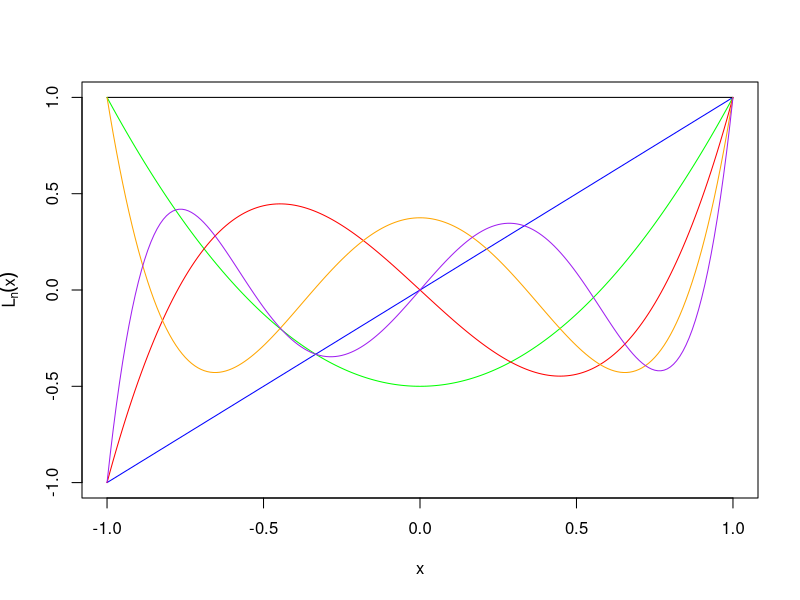
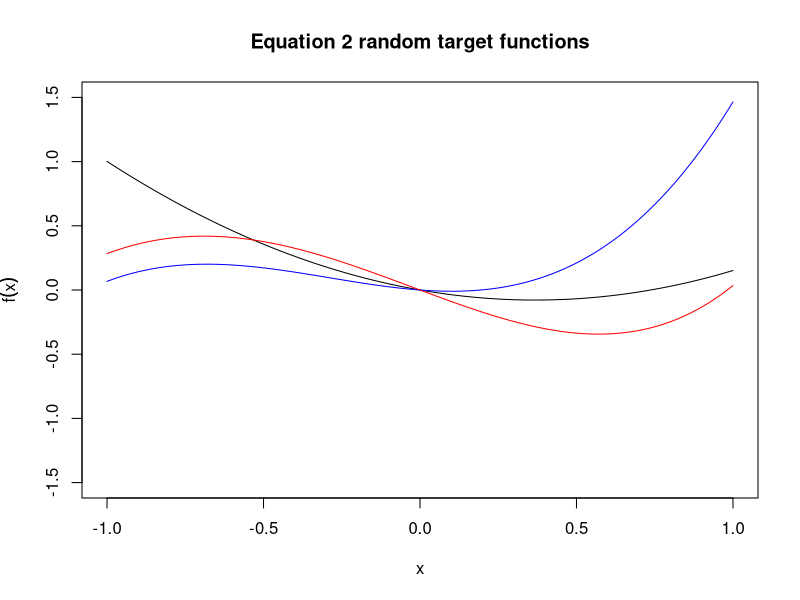
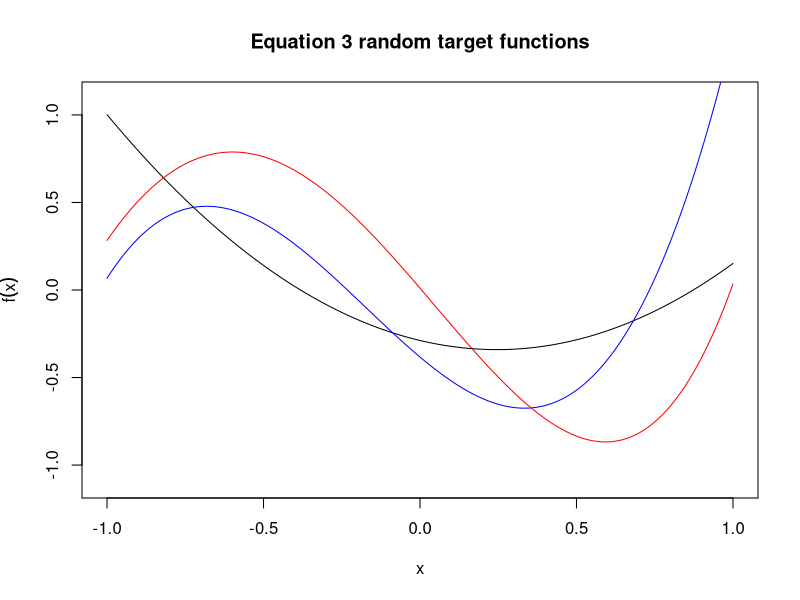

Here is the R script that generated these plots, in order:
## ---- chunk 1
knitr::opts_chunk$set(echo = TRUE)
## ---- chunk 2
# Legendre polynomials
Legendre=function(x,q){
	val=0
	for(i in 0:q){
		val=val+((x^i)*choose(q,i)*choose((q+i-1)/2,q))
	}
	return((2^q)*val)
}

x<-seq(-1,1,0.01)
plot(x,Legendre(x,1),type="l",ylab=expression(L[n](x)),col="blue")
lines(x,Legendre(x,0),type="l",col="black")
lines(x,Legendre(x,2),type="l",col="green")
lines(x,Legendre(x,3),type="l",col="red")
lines(x,Legendre(x,4),type="l",col="orange")
lines(x,Legendre(x,5),type="l",col="purple")
## ---- chunk 3
set.seed(123)
# creates random polynomial target functions
rPolyfunc=function(x,n){ # Equation 2
  val=0
  vec=runif(n,-1,1)
  for(i in 1:n){
    val=val+(x^i*vec[i])
  }
  return(val)
}

rLegfunc=function(x,n){ # Equation 3
	val=0
	vec=runif(n,-1,1)
	for(i in 1:n){
		val=val+(Legendre(x,i)*vec[i])
	}
	return(val)
}

# Equation 2 randomly generated functions
x<-seq(-1,1,0.01)
plot(x,1.5*x,type="n",ylab=expression(f(x)), main= "Equation 2 random target functions")
lines(x,rPolyfunc(x,2),type="l")
lines(x,rPolyfunc(x,3),col="blue")
lines(x,rPolyfunc(x,4),col="red")
#lines(x,rPolyfunc(x,5),col="green")

## ---- chunk 4
# Equation 3 randomly generated functions
set.seed(123)
x<-seq(-1,1,0.01)
plot(x,1.1*x,type="n",ylab=expression(f(x)), main= "Equation 3 random target functions")
lines(x,rLegfunc(x,2),type="l")
lines(x,rLegfunc(x,3),col="blue")
lines(x,rLegfunc(x,4),col="red")
